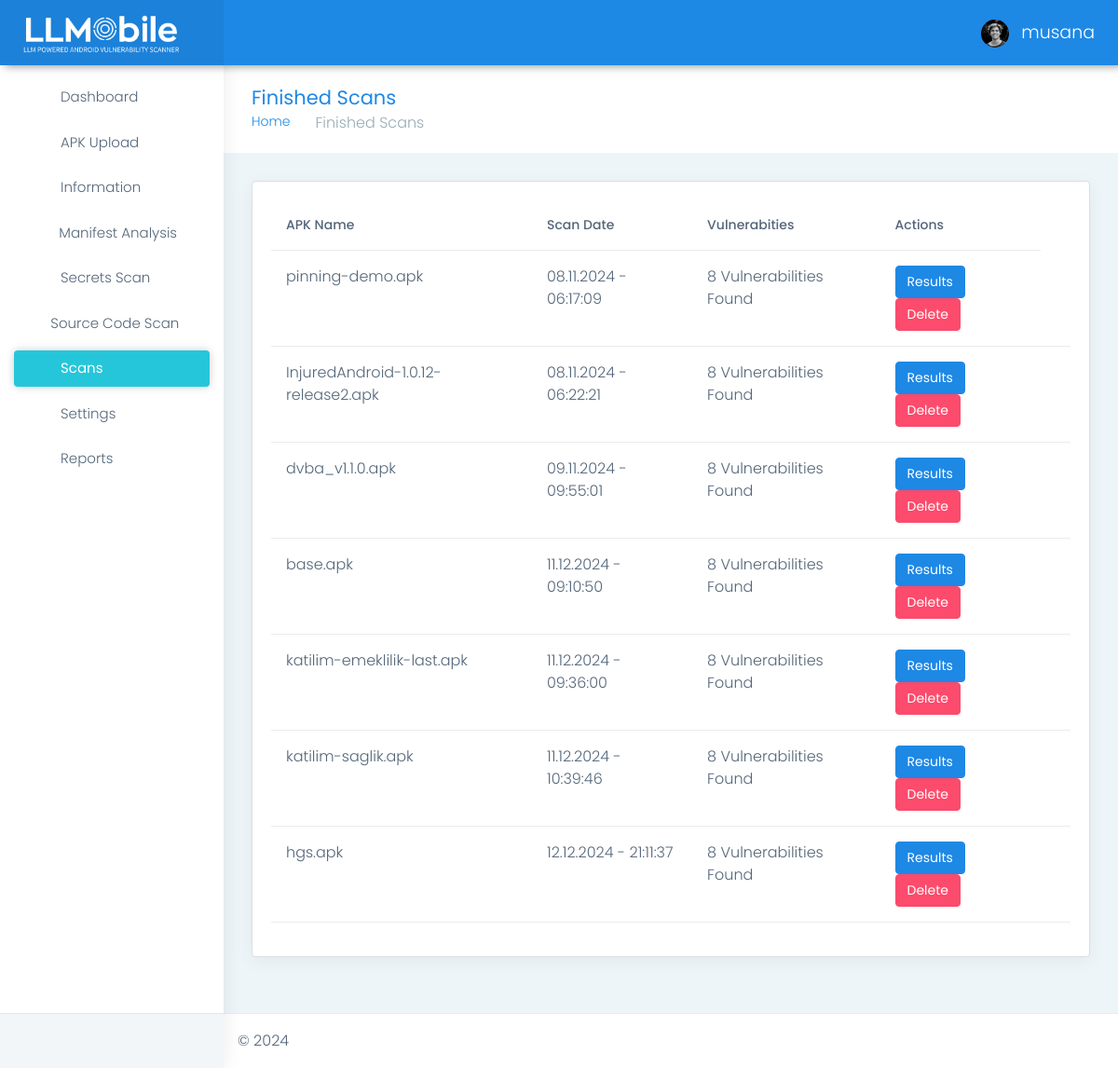
The app's page /scans.html (signed in) with its own data.
### apps/authentication/models.py (models this page shows, shortened)
class Users(db.Model, UserMixin):
    __tablename__ = 'Users'
    id = db.Column(db.Integer, primary_key=True)
    username = db.Column(db.String(64), unique=True)
    email = db.Column(db.String(64), unique=True)
    password = db.Column(db.LargeBinary)

class Vulns(db.Model):
    __tablename__ = 'vulns'
    id = db.Column(db.Integer, primary_key=True, autoincrement=True)
    apk_id = db.Column(db.String, nullable=False)
    apk_name = db.Column(db.String, nullable=False)
    manifestxml = db.Column(db.Text, nullable=True)
    secrets_scan = db.Column(db.Text, nullable=True)
    source_code_scan = db.Column(db.Text, nullable=True)
    date_created = db.Column(db.String, default=lambda: datetime.utcnow().strftime("%d.%m.%Y - %H:%M:%S"))

### apps/home/routes.py (the view)
@blueprint.route('/scans.html', methods=['GET'])
@login_required
def finished_scans():
    apk_names = Vulns.query.with_entities(Vulns.apk_id, Vulns.apk_name, Vulns.date_created).all()
    return render_template('home/scans.html', apks=apk_names)

### apps/__init__.py (called while the page is built)
def configure_database(app):
    @app.before_first_request
    def initialize_database():
        db.create_all()
    @app.teardown_request
    def shutdown_session(exception=None):
        db.session.remove()

### apps/authentication/models.py (called while the page is built)
@login_manager.user_loader
def user_loader(id):
    return Users.query.filter_by(id=id).first()

### apps/templates/home/scans.html (shortened to what this page needs)
{% extends "layouts/base.html" %}
{% block stylesheets %}
<link rel="stylesheet" href="{{ config.ASSETS_ROOT }}/css/toast.css">
{% endblock stylesheets %}
{% block content %}
<div class="page-breadcrumb">
    <div class="row align-items-center">
        <div class="col-md-6 col-8 align-self-center">
            <h3 class="page-title mb-0 p-0">Finished Scans</h3>
            <div class="d-flex align-items-center">
                <nav aria-label="breadcrumb">
                    <ol class="breadcrumb">
                        <li class="breadcrumb-item"><a href="#">Home</a></li>
                        <li class="breadcrumb-item active" aria-current="page">Finished Scans</li>
                    </ol>
                </nav>
            </div>
        </div>
    </div>
</div>
<div class="container-fluid">
    <div class="row">
        <div class="col-12">
            <div class="card">
                <div class="card-body">
                    <div class="table-responsive">
                        <table class="table user-table">
                            <thead>
                                <tr>
                                    <th class="border-top-0">APK Name</th>
                                    <th class="border-top-0">Scan Date</th>
                                    <th class="border-top-0">Vulnerabities</th>
                                    <th class="border-top-0">Actions</th>
                                </tr>
                            </thead>
                            <tbody>
                                {% for apk in apks %}
                                <tr id="apk-{{ apk.apk_id }}">
                                    <td>{{ apk.apk_name }}</td>
                                    <td>{{ apk.date_created }}</td>
                                    <td>8 Vulnerabilities Found</td>
                                    <td><a href="#" id="result" class="btn btn-info d-none d-md-inline-block text-white" data-apk-id="{{ apk.apk_id }}"> Results </a>
                                    <a href="#" id="deleteScan" class="deleteScan btn btn-danger d-none d-md-inline-block text-white" data-apk-id="{{ apk.apk_id }}"> Delete </a></td>
                                    <td></td>
                                </tr>
                                {% endfor %}
                            </tbody>
                        </table>
                    </div>
                </div>
            </div>
        </div>
    </div>
</div>
{% endblock content %}

### apps/templates/layouts/base.html (shortened to what this page needs)
<!DOCTYPE html>
<html dir="ltr" lang="en">
<head>
    {% block stylesheets %}{% endblock stylesheets %}
    <link href="{{ config.ASSETS_ROOT }}/css/style.min.css" rel="stylesheet">
</head>
<body>
    <div id="main-wrapper" data-layout="vertical" data-navbarbg="skin6" data-sidebartype="full"
        data-sidebar-position="absolute" data-header-position="absolute" data-boxed-layout="full">
        {% include 'includes/navigation.html' %}
        {% include 'includes/sidebar.html' %}
        <div class="page-wrapper">
            {% block content %}{% endblock content %}
            {% include 'includes/footer.html' %}
        </div>
    </div>
</body>
</html>

### apps/templates/includes/navigation.html (shortened to what this page needs)
        <header class="topbar" data-navbarbg="skin6">
            <nav class="navbar top-navbar navbar-expand-md navbar-dark">
                <div class="navbar-header" data-logobg="skin6">
                    <a class="navbar-brand ms-4" href="/">
                        <span class="logo-text">
                            <img src="{{ config.ASSETS_ROOT }}/images/logo-light-text.png" width="170px" alt="homepage" class="dark-logo" />
                        </span>
                    </a>
                </div>
                <div class="navbar-collapse collapse" id="navbarSupportedContent" data-navbarbg="skin5">
                    <ul class="navbar-nav me-auto mt-md-0 ">
                        <li class="nav-item search-box">
                            <a class="nav-link text-muted" href="javascript:void(0)"><i class="ti-search"></i></a>
                        </li>
                    </ul>
                    <ul class="navbar-nav">
                        <li class="nav-item">
                        <a class="nav-link dropdown-toggle text-muted waves-effect waves-dark mdi mdi-bell" href="#" id="navbarDropdown" role="button" data-bs-toggle="dropdown" aria-expanded="false">
                           </li>
                        <li class="nav-item dropdown">
                            <a class="nav-link dropdown-toggle text-muted waves-effect waves-dark" href="#" id="navbarDropdown" role="button" data-bs-toggle="dropdown" aria-expanded="false">
                                <img src="{{ config.ASSETS_ROOT }}/images/users/1.jpg" alt="user" class="profile-pic me-2">
                                {{ current_user.username }}
                            </a>
                        </li>
                    </ul>
                </div>
            </nav>
        </header>

### apps/templates/includes/sidebar.html
<aside class="left-sidebar" data-sidebarbg="skin6">
    <div class="scroll-sidebar">
        <nav class="sidebar-nav">
            <ul id="sidebarnav">
                <li class="sidebar-item"> <a class="sidebar-link waves-effect waves-dark sidebar-link" href="/"
                        aria-expanded="false"><i class="mdi me-2 mdi-gauge"></i><span
                            class="hide-menu">Dashboard</span></a></li>
                <li class="sidebar-item"> <a class="sidebar-link waves-effect waves-dark sidebar-link"
                        href="/upload.html" aria-expanded="false"><i class="mdi me-2 mdi-android"></i><span
                            class="hide-menu">APK Upload</span></a>
                </li>
                <li class="sidebar-item"> <a class="sidebar-link waves-effect waves-dark sidebar-link"
                        href="/information.html" aria-expanded="false"><i class="mdi me-2 mdi-information"></i><span
                            class="hide-menu">Information</span></a>
                </li>
                <li class="sidebar-item"> <a class="sidebar-link waves-effect waves-dark sidebar-link"
                        href="/manifest-analysis.html" aria-expanded="false"><i class="mdi me-2 mdi-receipt"></i><span
                            class="hide-menu">Manifest Analysis</span></a>
                </li>
                <li class="sidebar-item"> <a class="sidebar-link waves-effect waves-dark sidebar-link"
                        href="/secrets-scan.html" aria-expanded="false">
                        <i class="mdi me-2 mdi-barcode-scan"></i><span class="hide-menu">Secrets Scan</span></a>
                </li>
                <li class="sidebar-item"> <a class="sidebar-link waves-effect waves-dark sidebar-link"
                        href="/source-code-scan.html" aria-expanded="false">
                        <i class="mdi me-2 mdi-code-tags-check"></i><span class="hide-menu">Source Code Scan</span></a>
                </li>
                <li class="sidebar-item"> <a class="sidebar-link waves-effect waves-dark sidebar-link"
                        href="/scans.html" aria-expanded="false">
                        <i class="mdi me-2 mdi-playlist-check"></i><span class="hide-menu">Scans</span></a>
                </li>
                <li class="sidebar-item"> <a class="sidebar-link waves-effect waves-dark sidebar-link"
                        href="/settings.html" aria-expanded="false">
                        <i class="mdi me-2 mdi-settings"></i><span class="hide-menu">Settings</span></a>
                </li>
                <li class="sidebar-item"> <a class="sidebar-link waves-effect waves-dark sidebar-link"
                        href="/reports.html" aria-expanded="false">
                        <i class="mdi me-2 mdi-file-pdf"></i><span class="hide-menu">Reports</span></a>
                </li>
            </ul>
        </nav>
    </div>
    <div class="sidebar-footer">
        <div class="row">
            <div class="col-4 link-wrap">
                <a href="/page-profile.html" class="link" data-toggle="tooltip" title="" data-original-title="Settings">
                    <i class="ti-settings"></i></a>
            </div>
            <div class="col-4 link-wrap">
                <a href="https://appseed.us/support/" target="_blank" class="link" data-toggle="tooltip" title=""
                    data-original-title="Email"><i class="mdi mdi-gmail"></i></a>
            </div>
            <div class="col-4 link-wrap">
                <a href="{{ url_for('authentication_blueprint.logout') }}" class="link" data-toggle="tooltip" title=""
                    data-original-title="Logout"><i class="mdi mdi-power"></i></a>
            </div>
        </div>
    </div>
</aside>

### apps/templates/includes/footer.html
    <footer class="footer">
        &copy; 2024
    </footer>

### apps/static/assets/css/toast.css (style rules this page uses)
tr { transition: opacity 0.5s ease-out; }

### records on screen
Users: username "musana"
Vulns: apk_name "pinning-demo.apk", date_created "08.11.2024 - 06:17:09"
Vulns: apk_name "InjuredAndroid-1.0.12-release2.apk", date_created "08.11.2024 - 06:22:21"
Vulns: apk_name "dvba_v1.1.0.apk", date_created "09.11.2024 - 09:55:01"
Vulns: apk_name "base.apk", date_created "11.12.2024 - 09:10:50"
Vulns: apk_name "katilim-emeklilik-last.apk", date_created "11.12.2024 - 09:36:00"
Vulns: apk_name "katilim-saglik.apk", date_created "11.12.2024 - 10:39:46"
Vulns: apk_name "hgs.apk", date_created "12.12.2024 - 21:11:37"
